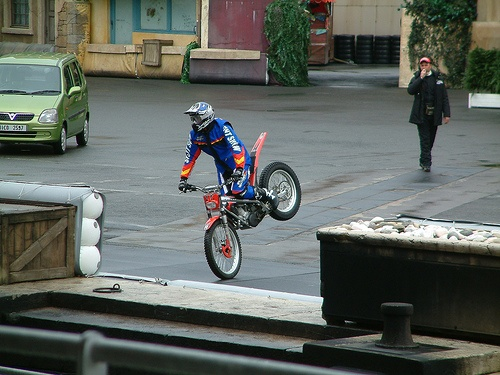
#> input picture test.jpg, 500 x 375 px
$ python main.py   (Python 2 division)   (older library calls are emulated)
#> lines starting #> are read from the running program, lines starting #| are printed output that depends on the picture
import collections

import cv2
import numpy as np
import requests
from PIL import Image

BACKEND_URL = "http://127.0.0.1:8000"

THRESHOLD = 0.3

img = Image.open("test.jpg")
#> img is the input picture: PIL image 500x375 RGB; mean R, G, B 94.5, 100.3, 94.6
# Resize or crop to 300 x 300
img = img.resize((300, 300), Image.ANTIALIAS)
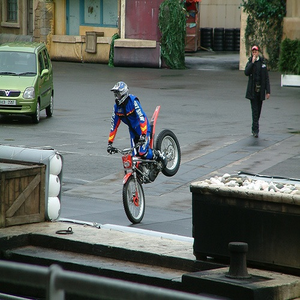
#> img: PIL image 300x300 RGB; mean R, G, B 94.5, 100.3, 94.6
img.save("img2.jpg")

input_img = cv2.imread("img2.jpg")
mean = np.array([104, 117, 124], dtype='float32')[:, np.newaxis, np.newaxis]
# Switch axis to [channel, height, width]
img = np.swapaxes(img, 1, 2)
img = np.swapaxes(img, 1, 0)
# Minus mean
img = (img - mean).flatten()
req = {"image": img.tolist()}

# Request to restful server
#> (the run stopped early here; a loop or call above may not have finished)
